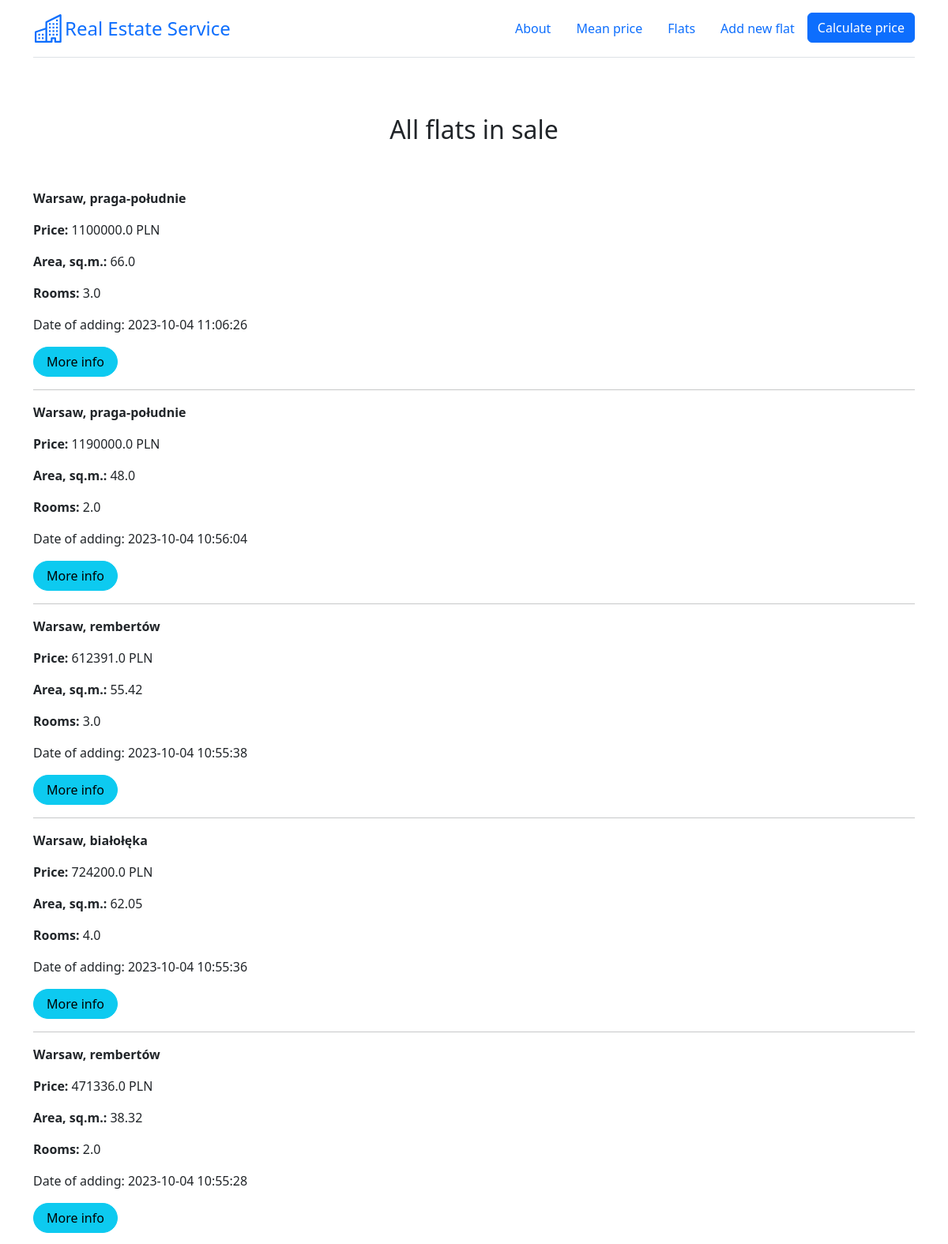
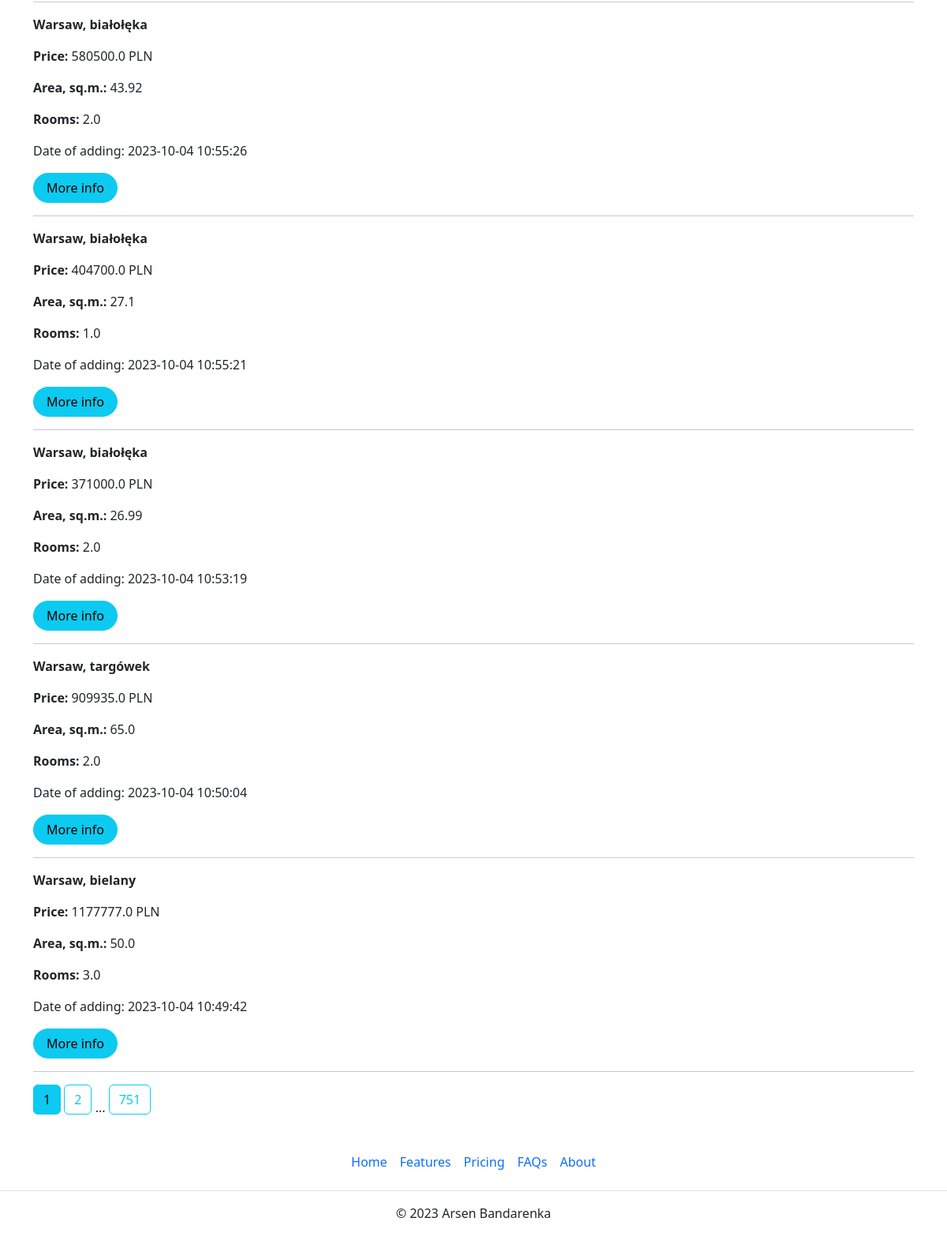
Page /flats on the committed database (2 pictures, top to bottom).
### app.py (models this page shows)
class Flat(db.Model):
    __tablename__ = "flats_load"
    __table_args__ = {'extend_existing': True}
    id = db.Column(db.Integer, primary_key=True, unique=True)
    district = db.Column(db.Text)
    street = db.Column(db.Text)
    price = db.Column(db.Float)
    area = db.Column(db.Float)
    rooms = db.Column(db.Integer)
    renovation = db.Column(db.Integer)
    floor = db.Column(db.Integer)
    market = db.Column(db.Integer)
    elevator = db.Column(db.Integer)
    balcony = db.Column(db.Integer)
    terrace = db.Column(db.Integer)
    garden = db.Column(db.Integer)
    central_heating = db.Column(db.Integer)
    seller = db.Column(db.Integer)
    blok = db.Column(db.Integer)
    parking = db.Column(db.Integer)
    publication_date = db.Column(db.DateTime, default=datetime.datetime.now())

### app.py (the view)
@app.route('/flats')
def show_flats():
    page = request.args.get('page', 1, type=int)
    flats = db.paginate(db.select(Flat).order_by(Flat.publication_date.desc()), page=page, per_page=10)
    return render_template('gpt_page.html', flats=flats, floor_dict=floor_dict)

### templates/gpt_page.html (shortened to what this page needs)
{% extends 'base.html' %}
{% block text_center %}<h2>All flats in sale</h2>{% endblock %}
{% block body %}
{% for flat in flats.items %}
    <p><strong>Warsaw, {{flat.district}}</strong></p>
    <p><strong>Price: </strong> {{flat.price}} PLN</p>
    <p><strong>Area, sq.m.: </strong> {{flat.area}}</p>
    <p><strong>Rooms: </strong> {{flat.rooms}}</p>
    <p>Date of adding: {{flat.publication_date}}</p>
    <a href="/flats/{{ flat.id }}" class="btn btn-info rounded-pill px-3">More info</a>
    <hr>
{% endfor %}
{% for page_num in flats.iter_pages(left_edge=1, left_current=1, right_current=1, right_edge=1) %}
{% if page_num %}
    {% if flats.page == page_num %}
    <a class="btn btn-info mb-4" href="{{ url_for('show_flats', page=page_num) }}">{{ page_num }}</a>
    {% else %}
    <a class="btn btn-outline-info mb-4" href="{{ url_for('show_flats', page=page_num) }}">{{ page_num }}</a>
    {% endif %}
{% else %}
...
{% endif %}
{% endfor %}
{% endblock %}

### rows in the picture
Flat: district "praga-południe", price "1100000.0", area "66.0", rooms "3.0", publication_date "2023-10-04 11:06:26"
Flat: district "praga-południe", price "1190000.0", area "48.0", rooms "2.0", publication_date "2023-10-04 10:56:04"
Flat: district "rembertów", price "612391.0", area "55.42", rooms "3.0", publication_date "2023-10-04 10:55:38"
Flat: district "białołęka", price "724200.0", area "62.05", rooms "4.0", publication_date "2023-10-04 10:55:36"
Flat: district "rembertów", price "471336.0", area "38.32", rooms "2.0", publication_date "2023-10-04 10:55:28"
Flat: district "białołęka", price "580500.0", area "43.92", rooms "2.0", publication_date "2023-10-04 10:55:26"
Flat: district "białołęka", price "404700.0", area "27.1", rooms "1.0", publication_date "2023-10-04 10:55:21"
Flat: district "białołęka", price "371000.0", area "26.99", rooms "2.0", publication_date "2023-10-04 10:53:19"
Flat: district "targówek", price "909935.0", area "65.0", rooms "2.0", publication_date "2023-10-04 10:50:04"
Flat: district "bielany", price "1177777.0", area "50.0", rooms "3.0", publication_date "2023-10-04 10:49:42"

### other values in the picture
{{ page_num }} "1"
{{ page_num }} "2" "751"
